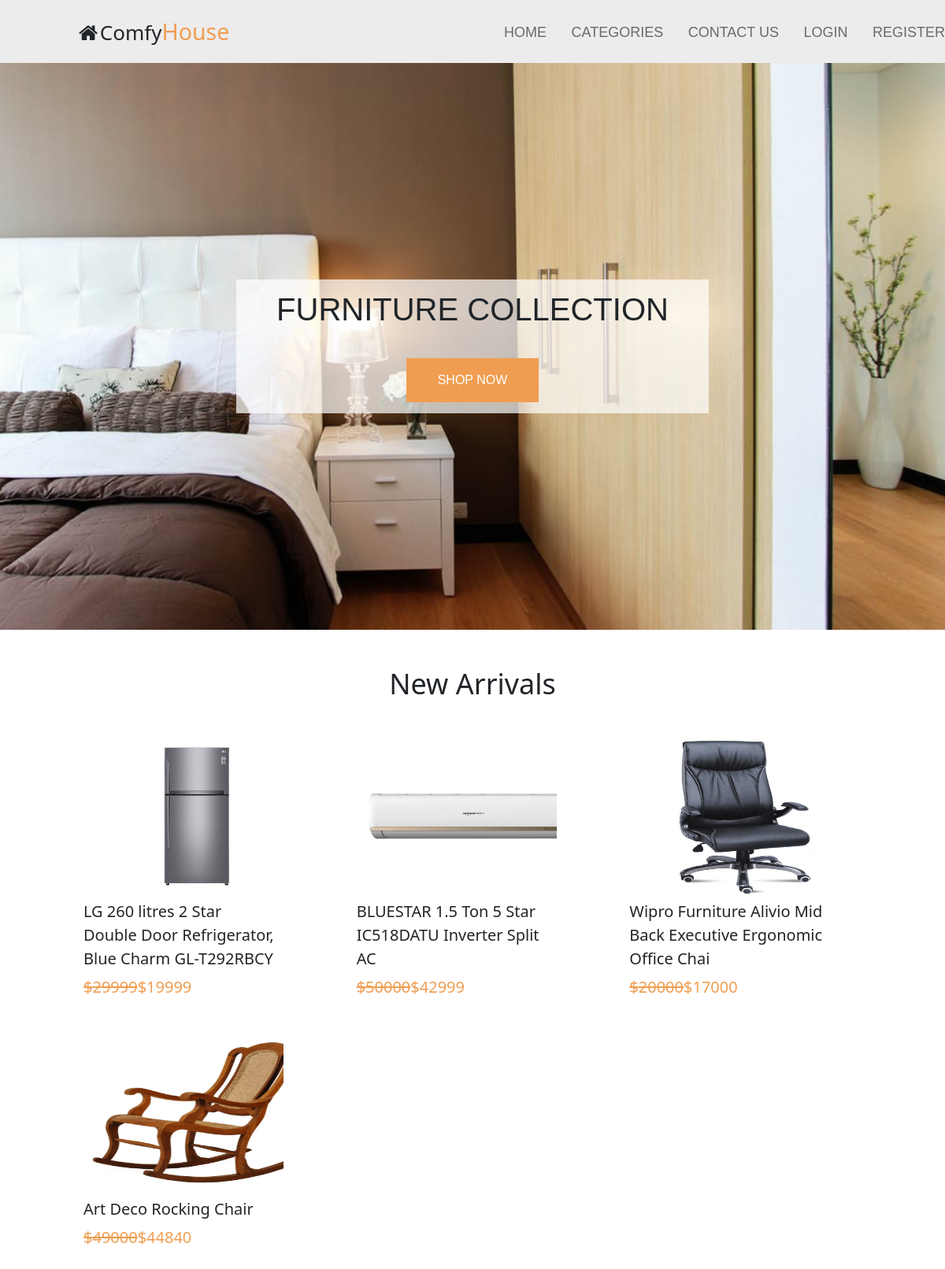
The page / on the database its author committed.
### tables this page shows
CREATE TABLE `products` (
  `id` int(11) NOT NULL,
  `categories_id` int(11) NOT NULL,
  `product_name` varchar(255) NOT NULL,
  `mrp` float NOT NULL,
  `price` float NOT NULL,
  `qty` int(11) NOT NULL,
  `image` varchar(255) NOT NULL,
  `short_description` varchar(255) NOT NULL,
  `description` varchar(2000) NOT NULL,
  `meta_title` varchar(255) NOT NULL,
  `meta_description` varchar(2000) NOT NULL,
  `meta_keyword` varchar(255) NOT NULL
);

### includes/actions.inc.php (called while the page is built, shortened)
<?php include "dbh.inc.php";
    class Actions extends Dbh{
        private $table;
        public function __construct($stable,$susername='',$spassword=''){
            $this->table = $stable;
        }
        public function SelectByLimit($limit){
            $selectquery = "select * from $this->table order by id desc limit $limit";
            $stmt = $this->connect()->prepare($selectquery);
            $stmt->execute();
            if($stmt->rowCount()>0){
                $data = $stmt->fetchAll();
            }
            return $data;
        }
    }
?>

### includes/dbh.inc.php (called while the page is built, shortened)
    <?php
class Dbh{
    public function connect(){
        $this->server="localhost";
        $this->username="root";
        $this->password="";
        $this->dbname="ecommerce";
        $this->charset="utf8mb4";
        try{
            $dsn = "mysql:host=".$this->server.";dbname=".$this->dbname.";charset=".$this->charset;
            $pdo = new PDO($dsn,$this->username,$this->password);
            return $pdo;
        }catch(PDOException $e){
            echo "eror". $e->getMessage();
        }
    }
}
?>

### index.php (the view, shortened to what this page needs)
<?php
if(isset($_SESSION["name"])){
    if($_SESSION["name"]!=''){
        include "frontend/includes/loginheader.php";
    }
}else{
    include "frontend/includes/header.php";
}
    $conn = new Actions('products');
    $productData = $conn->SelectByLimit(4);
?>
<section class="section1">
        <div class="banner">
            <h1>FURNITURE COLLECTION</h1>
            <a href="#products">SHOP NOW</a>
        </div>
    </section>
    <section class="section2" id="products">
        <div class="title">
            <h1>New Arrivals</h1>
        </div>
        <div class="product mb-5">
            <?php if(isset($productData)){
                foreach($productData as $product){
                    echo '<div class="product-card">
                            <a href="product.php?id='.$product["id"].'"><img src="media/products/'.$product["image"].'" alt="product"></a>';
                            echo '<div class="product-name">'.$product["product_name"].'</div>
                            <div class="product-pricing"><span class=""><strike>$'.$product["mrp"].'</strike></span><span class="ml-1">$'.$product["price"].'</span></div>
                        </div>';
                }
            }?>
        </div>
    </section>
    <?php include "frontend/includes/footer.php";?>

### frontend/includes/header.php (shortened to what this page needs)
<?php
    include "includes/actions.inc.php";
?>
<!DOCTYPE html>
<html lang="en">
<head>
    <link rel="stylesheet" href="https://stackpath.bootstrapcdn.com/bootstrap/5.0.0-alpha1/css/bootstrap.min.css">
    <link rel="stylesheet" href="https://cdnjs.cloudflare.com/ajax/libs/font-awesome/4.7.0/css/font-awesome.min.css">
    <link rel="stylesheet" type="text/css" href="frontend/css/style.css">
</head>
<body>
    <nav class="navbar">
        <div class="logo">
            <span class="logo-text"><i class="fa fa-home" style="margin-right:0.1em"></i>Comfy<span style="color:#f09d51;font-size:1.1em">House</span></span>
        </div>
        <div class="menubar mr-5">
            <ul class="list">
                <li class="list-items"><a href="index.php">HOME</a></li>
                <li class="list-items dropdown"><a href="#">CATEGORIES</a>
                </li>
                <li class="list-items"><a href="contactusform.php">CONTACT US</a></li>
                <li class="list-items"><a href="login.php">LOGIN</a></li>
                <li class="list-items"><a href="register.php">REGISTER</a></li>
            </ul>
        </div>
    </nav>

### frontend/includes/footer.php (shortened to what this page needs)
</body>
</html>

### frontend/css/style.css (style rules this page uses)
* { margin: 0; padding: 0; box-sizing: border-box; font-size:20px; outline:none; }
html { scroll-behavior: smooth; }
a { text-decoration: none; }
ul { list-style: none; }
.navbar { display: flex; justify-content: space-between; align-items: center; height:10vh; background-color: #ececec; }
.logo { padding-left:5em; }
.logo-text { font-size: 1.3em; }
.menubar { width:50%; margin-left:5em; display: flex; justify-content: space-between; align-items: center; }
.list { width:100%; display: flex; justify-content: space-between; align-items: center; margin-bottom:0; }
.list-items { transition:0.4s; }
.list-items a { color:rgba(0, 0, 0, 0.551); font-family: sans-serif; font-size: 0.9em; transition:0.4s; }
.section1 { height:calc(100vh - 10vh); width:100%; background: url("../images/hero-bcg.jpeg") center center/cover; top:0; left:0; z-index:-1; }
.section1 .banner { height:170px; width:600px; background: rgba(255,255,255,0.7); position: relative; top:50%; left:50%; transform: translate(-50%,-50%); display: flex; justify-content: space-around; flex-direction: column; text-align: center; align-items: center; font-family: sans-serif; z-index:8; }
.banner h1 { font-size:2em; }
.banner a { display:flex; justify-content: center; padding: 1em 2.5em; font-size: 0.8em; color:white; background: #f09d51; transition:all 0.3s; }
.section2 .title { text-align: center; }
.section2 .title h1 { font-size:1.8em; margin:1.3em; }
.product { margin:0 5em auto; max-width: 1170px; display: grid; grid-column-gap:2em ; grid-row-gap:2em ; grid-template-columns: repeat(auto-fill,minmax(260px,1fr)); }
.product-card { position: relative; max-width:260px; overflow: hidden; }
.product-card img { height:200px; width:300px; transition: 0.3s linear; }
.product-name,.product-pricing { margin:0.3em; }
.product-pricing,.product-name span { color:#f09d51; }

### rows shown on the page
products: image (picture), product_name "LG 260 litres 2 Star Double Door Refrigerator, Blue Charm GL-T292RBCY", mrp "29999", price "19999"
products: image (picture), product_name "BLUESTAR 1.5 Ton 5 Star IC518DATU Inverter Split AC", mrp "50000", price "42999"
products: image (picture), product_name "Wipro Furniture Alivio Mid Back Executive Ergonomic Office Chai", mrp "20000", price "17000"
products: image (picture), product_name "Art Deco Rocking Chair", mrp "49000", price "44840"
